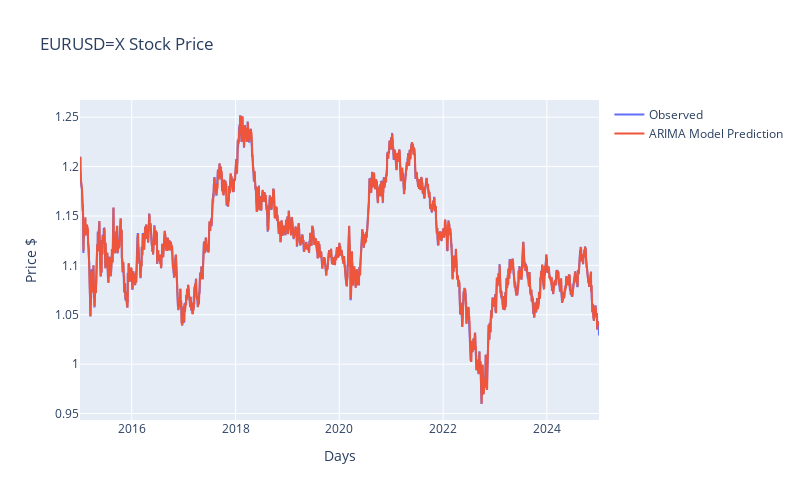

Notebook source saved alongside this figure:
### Code cell
fig = go.Figure()

fig.add_trace(go.Scatter(x = df.index, y = df['close'], mode = 'lines', name = 'Observed'))
fig.add_trace(go.Scatter(x = predict.index[1:], y = predict[1:], mode = 'lines', name = 'ARIMA Model Prediction'))
#fig.add_trace(go.Scatter(x = forecast.index, y = forecast['mean'], mode = 'lines', name = 'ARIMA Model Forecast'))
#fig.add_trace(go.Scatter(x = forecast.index, y = forecast['mean_ci_lower'], mode = 'lines', name = 'Forecast Error', line=dict(color='darkblue')))
#fig.add_trace(go.Scatter(x = forecast.index, y = forecast['mean_ci_upper'], mode = 'lines', line=dict(color='darkblue'), showlegend = False))
#fig.add_trace(go.Scatter(x = [predict.index[-1], forecast.index[0]], y = [predict.iloc[-1], forecast['mean'].iloc[0]], mode = 'lines', name = 'ARIMA Model 1-Day Forecast'))
#fig.add_trace(go.Scatter(x = forecast.index[:4], y = forecast['mean'].iloc[:4], mode = 'lines', name = 'ARIMA Model 4-Day Forecast (Higher Accuracy)'))

fig.update_layout(
    autosize=False,
    width=800,
    height=500,
    xaxis_title = 'Days',
    yaxis_title = 'Price $',
    title = f'{ticker} Stock Price'
)

fig.show()

### Figure 1 — Plotly figure (JSON) as saved in the notebook; plotly's stock layout.template omitted (floating-point values rounded to 4 significant figures; data arrays with more than 128 entries replaced by an {"elided": "..."} marker saying what was removed)
{"data": [{"mode": "lines", "name": "Observed", "type": "scatter", "x": {"elided": "3654 str values"}, "y": {"elided": "3654 float values"}}, {"mode": "lines", "name": "ARIMA Model Prediction", "type": "scatter", "x": {"elided": "3653 str values"}, "y": {"elided": "3653 float values"}}], "layout": {"autosize": false, "height": 500, "title": {"text": "EURUSD=X Stock Price"}, "width": 800, "xaxis": {"title": {"text": "Days"}}, "yaxis": {"title": {"text": "Price $"}}}}
